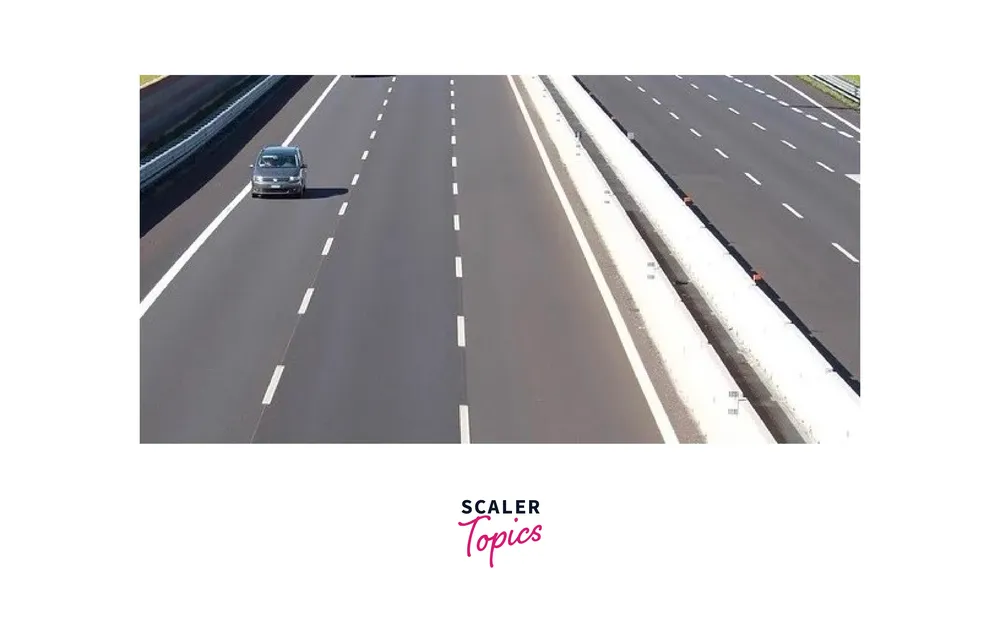
#> input picture DIP/DIP_Lab_406/Lab/Python/Lab-09/lab1.webp, 1000 x 624 px, shrunk from 3400 x 2122 before the run
$ python line_detection.py
#> lines starting #> are read from the running program, lines starting #| are printed output that depends on the picture; after the words box and inside, x2 and y2 are one past the last pixel; in counts of white or black regions, pixels touching at a corner belong together
import cv2
import numpy as np
import matplotlib.pyplot as plt
image = cv2.imread('lab1.webp')
#> image is the input picture: shape (624, 1000, 3); mean B, G, R 204.9, 203.5, 204.7
inputImage = cv2.imread('lab1.webp')
gray = cv2.cvtColor(image, cv2.COLOR_BGR2GRAY)
edges = cv2.Canny(gray, 50, 150, apertureSize=3)
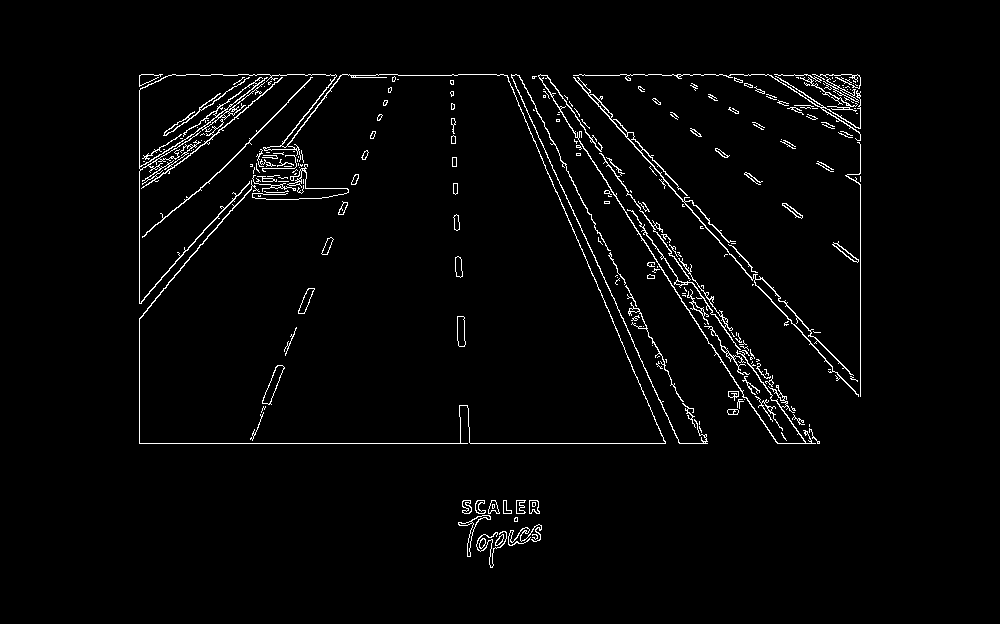
#> edges: shape (624, 1000); 2.4% white in thin lines or dots, all inside (x1, y1, x2, y2) = (139, 74, 861, 568)
lines = cv2.HoughLines(edges, 1, np.pi / 180, 200)
#> lines = [[443, 1.57], [139, 0], [75, 1.57], [-405, 2.53], [860, 0], [-409, 2.57], [-373, 2.41], [-428, 2.67], [-430, 2.71], [-397, 2.51]]
if lines is not None:
    for line in lines:
        rho, theta = line[0]
        a = np.cos(theta)
        b = np.sin(theta)
        x0 = a * rho
        y0 = b * rho
        x1 = int(x0 + 1000 * (-b))
        y1 = int(y0 + 1000 * (a))
        x2 = int(x0 - 1000 * (-b))
        y2 = int(y0 - 1000 * (a))

        cv2.line(image, (x1, y1), (x2, y2), (0, 0, 255), 2)
#> this loop made 10 passes
#> (rho, theta, a, b, x0, y0, x1, y1) on passes 1 to 10: (443, 1.57, -4.37e-08, 1, -1.94e-05, 443, -1000, 442), (139, 0, 1, 0, 139, 0, 139, 1000), (75, 1.57, -4.37e-08, 1, -3.28e-06, 75, -1000, 74), (-405, 2.53, -0.819, 0.574, 331.8, -232.3, -241, -1051), (860, 0, 1, 0, 860, 0, 860, 1000), (-409, 2.57, -0.839, 0.545, 343, -222.8, -201, -1061), (-373, 2.41, -0.743, 0.669, 277.2, -249.6, -391, -992), (-428, 2.67, -0.891, 0.454, 381.4, -194.3, -72, -1085), (-430, 2.71, -0.906, 0.423, 389.7, -181.7, -32, -1088), (-397, 2.51, -0.809, 0.588, 321.2, -233.4, -266, -1042)
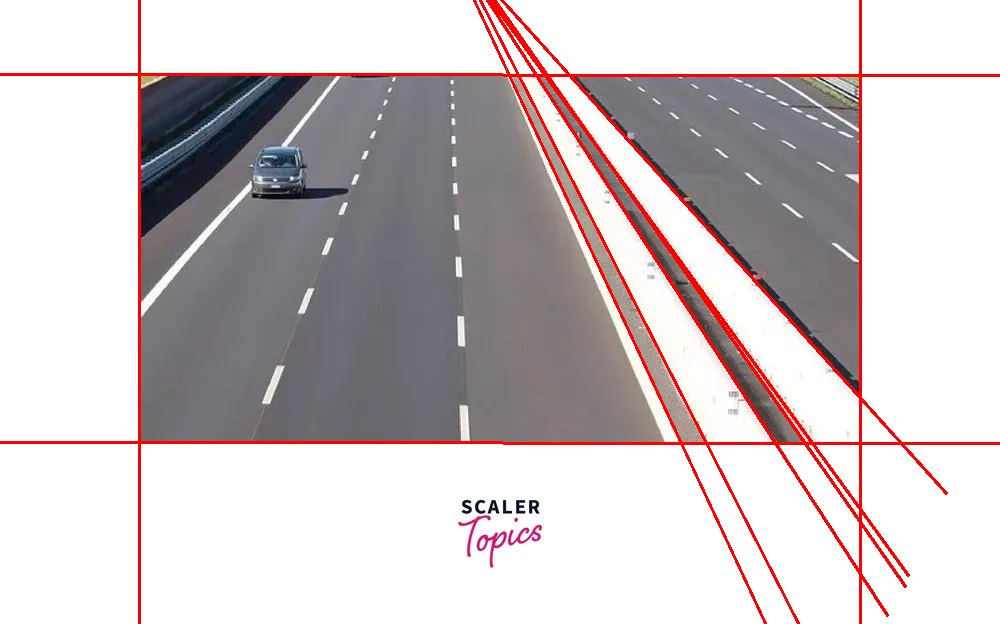
#> image: shape (624, 1000, 3); 3.55% of pixels changed, all inside (x1, y1, x2, y2) = (0, 0, 1000, 624)
plt.imshow(cv2.cvtColor(image, cv2.COLOR_BGR2RGB))
plt.title("Detected Lines")
plt.axis('off')
plt.show()
